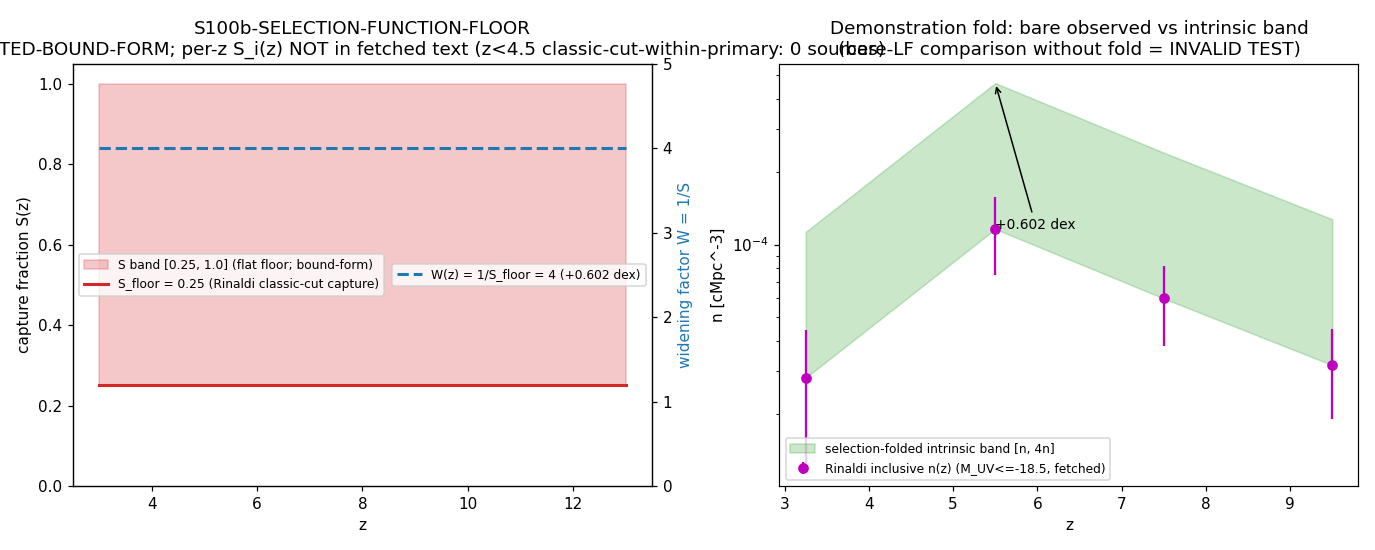

The script that saved this image:
#!/usr/bin/env python3
"""
S100b W7-1 S100b-SELECTION-FUNCTION-FLOOR — LRD selection-function floor wrapper
=================================================================================

Gate: S100b-SELECTION-FUNCTION-FLOOR ([VERIFY], classification NON-PHONONIC)
Plan: sessions/session-plan/session-100b-plan-w7.md §W7-1 (R3 gate block)

Pre-registered operator (plan §W7-1):
  PASS iff |capture_wrapper - capture_published| / capture_published <= 0.10
       AND capture_wrapper <= 0.25 + 0.05 (= 0.30 absolute guard)
       AND importable wrapper module exists
       AND band npz exists with z-grid + S-band + W(z) arrays.
  FAIL iff the count-form reproduction deviates > 10% rel or capture > 0.30
       (wrapper logic defective), or any wrapper self-test fails.
  INFO iff EXTRACTION-LIMITED (declared pin gap): the published per-bin /
       classic-cut numerals cannot be recovered from fetched text. The wrapper
       lands with the bound-form floor S <= 0.25 only (global figure per the
       litrev spot-verification), flagged for re-verification; downstream
       gates consume the flat-floor band. Per feedback_research-corpus this is
       the honest branch — no memory-fill.

Wall law (mandatory): `LRD_demographics_not_discriminating` (closed mechanism,
STAGING, closed-gw-channels.md; knowledge-MCP verified closed_180) — LRD /
structure demographics CANNOT discriminate the framework from LCDM at
z < 10^28; Rinaldi observes z ~ 2-11, ~28 OOM below the wall. This gate is
consistency INFRASTRUCTURE, INFO-by-design in discriminating power: its PASS
criterion is artifact-correctness, never a physics discrimination.

METHODOLOGY (plan method block, two-part deliverable)
-----------------------------------------------------
(a) Reusable wrapper module computations/_shared/s100b_selection_fold.py:
    fold(n_int, S) = n_int * S; unfold(n_obs, S_band) -> [n_obs/S_max,
    n_obs/S_min] with S_band = [S_floor, 1.0]; per-z S_i(z) from the Rinaldi
    extraction where recoverable, flat S_floor = 0.25 otherwise.
(b) THIS gate script: extracts the published Rinaldi test case from FETCHED
    TEXT (read_arxiv_paper('2604.07138') -> _s100b_w7_rinaldi_text.txt; the
    PDF bytes are SHA-pinned provenance — direct PDF Read is blocked, S99
    litrev precedent), runs the wrapper on the published inclusive-sample
    counts (598 GOODS-S + 218 GOODS-N) vs the classic-extreme-color-cut
    sub-sample, verifies the wrapper-computed global capture fraction against
    the published <=25% figure, and emits the z-gridded selection-folded band
    npz consumed downstream (W7-2 C2b SOFT; W7-3 HARD).

Extraction decision rule (pre-specified, deterministic): the classic-cut
sub-sample count is accepted ONLY from a TIGHT pattern family (subsample-
defining phrases with an integer); LOOSE patterns are logged as diagnostics.
Admissibility guards: 1 <= n <= N_inclusive (816) AND not year-like
(1900-2100). Zero tight matches => count-form NOT evaluable non-circularly
=> INFO branch. (Evaluating capture_wrapper := the published 0.25 against
capture_published = 0.25 would be load-and-compare-to-self — forbidden per
epistemic-discipline.md execution-property failure classes.)

Substitution chain (plan §W7-1 item (7); direction claim -> 3-tuple row):
  Claim: folding through the Rinaldi capture floor widens the intrinsic-
         abundance band UPWARD by at least a factor 4 (= +0.602 dex) for
         classic-cut-selected samples.
  Def 1: S_i(z) = capture fraction = P(true LRD at z enters the classic-cut
         sample)  [Rinaldi 2604.07138 fetched text; published floor S <= 0.25]
  Def 2: n_obs(z) = S(z) * n_int(z)   [selection convolution, def of capture]
  Subst: n_int(z) = n_obs(z) / S(z)
  Simpl: S(z) <= 0.25  =>  1/S(z) >= 4
  Canon: n_int(z) >= 4 * n_obs(z) at the classic-cut floor
  Direc: W = 1/S >= 4; log10(4) = 0.602 => intrinsic band extends UPWARD by
         >= 0.602 dex relative to the bare observed value
  Concl: every abundance comparison against a classic-cut-selected LF carries
         a >= 0.6 dex upward widening on the intrinsic side; a bare-LF
         comparison without this fold is an INVALID TEST (Rinaldi discipline).

DUAL-SHA (S84+ schema, extended per plan §W7-1 audit_discriminators):
  audit_sha256   = sha256( bytes(script) || bytes(wrapper_module) ||
                           bytes(canonical_constants.py) || pinmap_json ||
                           machinery_pin_json )
  content_sha256 = sha256( bytes(script) )

Output 4-tuple:
  (value=<see payload>, scheme=SELECTION-FOLD-RINALDI,
   convention=CAPTURE-FRACTION-MULTIPLICATIVE, L_max=N/A)

Verdict emission: print_verdict_payload ONLY (the dispatching agent calls the
race-safe emit_verdict knowledge-MCP tool; a raw open("a") append lost 5/8
lines under 8 concurrent writers in S98).
"""

from __future__ import annotations

# --- CPU thread cap BEFORE numpy import (plan GPU_path: cpu-cap-OMP8) -------
import os
os.environ.setdefault("OMP_NUM_THREADS", "8")
os.environ.setdefault("MKL_NUM_THREADS", "8")

import hashlib
import json
import re
import sys
import time
from pathlib import Path

# --- canonical_constants on sys.path (computations/_shared) -----------------
SESSION_DIR = Path(__file__).resolve().parent
COMPUTATIONS_DIR = SESSION_DIR.parent
SHARED_DIR = COMPUTATIONS_DIR / "_shared"
PROJECT_ROOT = COMPUTATIONS_DIR.parent
if str(SHARED_DIR) not in sys.path:
    sys.path.insert(0, str(SHARED_DIR))

from canonical_constants import *  # noqa: F401,F403  (MANDATORY first import)
from canonical_constants import S_capture_floor_LRD_classic  # explicit (0.25)

import numpy as np
import matplotlib
matplotlib.use("Agg")
import matplotlib.pyplot as plt

import s100b_selection_fold as sf  # the reusable wrapper module (part (a))

# ---------------------------------------------------------------------------
# Pre-registration pins (plan §W7-1 machinery_pin_map / operator)
# ---------------------------------------------------------------------------
SESSION = "100b"                                                   # (local)
GATE_ID = "S100b-SELECTION-FUNCTION-FLOOR"                         # (local)
SCHEME = "SELECTION-FOLD-RINALDI"                                  # (local)
CONVENTION = "CAPTURE-FRACTION-MULTIPLICATIVE"                     # (local)
L_MAX = "N/A"                  # no spectral truncation (laboratory-IN arithmetic)  # (local)

REL_TOL = 0.10                 # reproduction rel tolerance on capture_published    # (local)
ABS_GUARD = 0.30               # absolute capture guard = 0.25 + 0.05               # (local)
N_EVAL = 101                   # z-grid points                                      # (local)
Z_MIN, Z_MAX = 3.0, 13.0       # scan range (dz = 0.1)                              # (local)
WIDEN_DEX_MIN = 0.602          # substitution-chain direction claim threshold       # (local)

# capture_published: the Rinaldi global classic-cut capture figure (<= 25%);
# canonical observational anchor promoted this gate (S_capture_floor_LRD_classic).
CAPTURE_PUBLISHED = S_capture_floor_LRD_classic        # 0.25, canonical import

# plan-pinned expected extraction targets (inclusive_counts_published)
EXP_GOODS_S = 598              # plan pin: inclusive count GOODS-S                  # (local)
EXP_GOODS_N = 218              # plan pin: inclusive count GOODS-N                  # (local)
EXP_AREA = 349.6               # plan pin: ~349 arcmin^2 JADES (paper: 349.6)       # (local)

# plan-pinned static input SHA-256 (plan §W7-1 input_files)
PIN_RINALDI_PDF = "e392aad4125b18d6d7a08b0c822c2c11587d3487ca322334c58377de85c3f434"  # (local)
PIN_SWEEP_INDEX = "246bb0c6ff4d4c7885848d12fdb65b227be44312e27d1502a2540f5d33128801"  # (local)
PIN_LITREV_LRD = "884f99606ba951fa117df98251be0eb3c26a5dfa49d7c5fc35c6764ad352c1fb"   # (local)
PIN_LITREV_MACK = "e83c2a0f42f71de904acbaf3906f7501564c31a44b628ed7b88ee13402460f35"  # (local)
PIN_CLUST43 = "842d8711340d6798b3245512c5393542f68e8ee1bd9305ef1df11e7aabb32429"      # (local)

MACHINERY_PIN = {              # plan §W7-1 machinery_pin_map (audit-hash input)
    "N_eval": 101,
    "L_max": "N/A",
    "scan_range": "z in [3.0, 13.0]; S in [0.25, 1.0]",
    "step_size": "dz = 0.1",
    "tolerance": "0.10 relative (reproduction); 0.30 absolute capture guard",
    "scheme": SCHEME,
    "convention": CONVENTION,
    "random_seed": "N/A - deterministic",
    "GPU_path": "cpu-cap-OMP8",
    "capture_floor_global": 0.25,
    "S_band": "[0.25, 1.0]",
    "extraction_protocol": "read_arxiv_paper(2604.07138) fetched text; per-z S_i(z) + classic-vs-inclusive counts; PDF bytes SHA-pinned as provenance",
    "inclusive_counts_published": "598 (GOODS-S) + 218 (GOODS-N), ~349 arcmin^2 JADES",
    "prior_work_anchor": "CLUST-43 (s43_lrd_clustering.py, INFO; S81 T3-BATCH migration)",
    "publication_precision": "3 sig figs (S(z), W(z)); npz float64 round-trip (Class 8.3)",
}

IN_RINALDI_PDF = PROJECT_ROOT / "downloads/research-sweep-s99/jwst-lrd/04_Rinaldi_Selection-Strategies-Shape-LRD-Evolution.pdf"
IN_SWEEP_INDEX = PROJECT_ROOT / "downloads/research-sweep-s99/jwst-lrd/00-INDEX.md"
IN_LITREV_LRD = PROJECT_ROOT / "sessions/archive/session-99/session-99-litrev-jwst-lrd-little-red-dots.md"
IN_LITREV_MACK = PROJECT_ROOT / "sessions/archive/session-99/session-99-litrev-jwst-lrd-mack.md"
IN_CLUST43 = PROJECT_ROOT / "computations/session-43/s43_lrd_clustering.py"
IN_TEXT_DUMP = SESSION_DIR / "_s100b_w7_rinaldi_text.txt"   # fetched-text artifact (runtime sha)
WRAPPER_PATH = SHARED_DIR / "s100b_selection_fold.py"
CANONICAL_PATH = SHARED_DIR / "canonical_constants.py"

OUT_NPZ = SESSION_DIR / "s100b_w7_selection_function_floor.npz"
OUT_PNG = SESSION_DIR / "s100b_w7_selection_function_floor.png"


# ---------------------------------------------------------------------------
# SHA helpers (S84+ dual-SHA, extended with wrapper_module + machinery pin)
# ---------------------------------------------------------------------------
def sha256_of(path: Path) -> str:
    h = hashlib.sha256()  # (local)
    try:
        h.update(path.read_bytes())
    except OSError:
        return ""
    return h.hexdigest()


def log_input_pins() -> dict:
    print(f"=== {GATE_ID} — input SHA-256 pins ===")
    pins = {}  # (local)
    entries = [  # (local)
        (CANONICAL_PATH, None),            # runtime (session-mutable)
        (WRAPPER_PATH, None),              # runtime (produced this gate)
        (IN_RINALDI_PDF, PIN_RINALDI_PDF),
        (IN_SWEEP_INDEX, PIN_SWEEP_INDEX),
        (IN_LITREV_LRD, PIN_LITREV_LRD),
        (IN_LITREV_MACK, PIN_LITREV_MACK),
        (IN_CLUST43, PIN_CLUST43),
        (IN_TEXT_DUMP, None),              # runtime (fetched-text artifact)
    ]
    for p, expected in entries:
        sha = sha256_of(p)  # (local)
        rel = str(p.relative_to(PROJECT_ROOT)).replace("\\", "/")  # (local)
        tag = ""  # (local)
        if expected is not None:
            tag = "MATCH plan pin" if sha == expected else "MISMATCH vs plan pin!"
        print(f"  {rel}: {sha[:16]}... {tag}")
        if expected is not None and sha != expected:
            raise RuntimeError(f"input SHA mismatch for {rel}: {sha} != plan pin {expected}")
        pins[rel] = sha
    return pins


def compute_dual_sha(pins: dict) -> tuple:
    """audit = sha256(script || wrapper || canonical || pinmap_json || machinery_json);
    content = sha256(script). Per plan §W7-1 audit_discriminators."""
    script_bytes = Path(__file__).resolve().read_bytes()  # (local)
    wrapper_bytes = WRAPPER_PATH.read_bytes()  # (local)
    canonical_bytes = CANONICAL_PATH.read_bytes()  # (local)
    pinmap_json = json.dumps(dict(sorted(pins.items())), separators=(",", ":"),
                             sort_keys=True).encode("utf-8")  # (local)
    machinery_json = json.dumps(MACHINERY_PIN, separators=(",", ":"),
                                sort_keys=True).encode("utf-8")  # (local)
    h_a = hashlib.sha256()  # (local)
    for b in (script_bytes, wrapper_bytes, canonical_bytes, pinmap_json, machinery_json):
        h_a.update(b)
    h_c = hashlib.sha256()  # (local)
    h_c.update(script_bytes)
    return h_a.hexdigest(), h_c.hexdigest()


# ---------------------------------------------------------------------------
# Extraction from fetched text (feedback_research-corpus: fetched sources ONLY)
# ---------------------------------------------------------------------------
DASH = "–−—-"   # en-dash, unicode minus, em-dash, hyphen        # (local)

def extract_rinaldi(text: str) -> dict:
    """Deterministic regex extraction of the published test-case numerals."""
    t = re.sub(r"\s+", " ", text)  # whitespace-collapsed view  # (local)
    out = {}  # (local)

    # (1) inclusive photometric counts + parent catalogs
    m = re.search(
        r"yield\s+(\d{1,4})\s+objects\s+in\s+GOODS-?\s*S\s*\(out\s+of\s+([\d,]+)\s+"
        r"sources\)\s+and\s+(\d{1,4})\s+objects\s+in\s+GOODS-?\s*N\s*\(out\s+of\s+"
        r"([\d,]+)\s+sources\)", t)
    out["counts_found"] = bool(m)
    if m:
        out["goods_s"] = int(m.group(1))
        out["parent_s"] = int(m.group(2).replace(",", ""))
        out["goods_n"] = int(m.group(3))
        out["parent_n"] = int(m.group(4).replace(",", ""))

    # (2) survey areas
    m = re.search(
        r"total\s+area\s+of\s+([\d.]+)\s*arcmin2\s*\(comprising\s+([\d.]+)\s*arcmin2\s*"
        r"in\s+GOODS-?\s*S\s+and\s+([\d.]+)\s*arcmin2\s*in\s+GOODS-?\s*N\)", t)
    out["area_found"] = bool(m)
    if m:
        out["area_total"] = float(m.group(1))
        out["area_s"] = float(m.group(2))
        out["area_n"] = float(m.group(3))

    # (3) visually-confirmed main sample + complementary low-z + census
    m = re.search(
        r"final\s+sample\s+of\s+(\d{1,4})\s+objects\s+in\s+GOODS-?\s*S\s+and\s+"
        r"(\d{1,4})\s+in\s+GOODS-?\s*N,?\s+for\s+a\s+total\s+of\s+(\d{1,4})\s+sources", t)
    out["main_found"] = bool(m)
    if m:
        out["main_s"], out["main_n"], out["main_total"] = (int(m.group(1)),
                                                           int(m.group(2)),
                                                           int(m.group(3)))
    m = re.search(
        r"(\d{1,4})\s+sources\s+across\s+GOODS-?\s*S\s+and\s+GOODS-?\s*N.{0,200}?"
        r"additional\s+(\d{1,4})\s+sources.{0,200}?total\s+of\s+(\d{1,4})\s+candidates", t)
    out["census_found"] = bool(m)
    if m:
        out["census_main"], out["census_extra"], out["census_total"] = (
            int(m.group(1)), int(m.group(2)), int(m.group(3)))

    # (4) classic-cut definition: F277W-F444W > 1.5 mag (Akins/Barro)
    cc_pat = rf"F277W\s*[{DASH}]\s*F444W\s*>\s*1\.5\s*mag"  # (local)
    out["classic_cut_mentions"] = len(re.findall(cc_pat, t))

    # (5) the <= 25% global capture attestations (capture-context filtered)
    attest = 0  # (local)
    for mm in re.finditer(r"25\s*%", t):
        ctx = t[max(0, mm.start() - 170): mm.end() + 170]  # (local)
        if re.search(r"population|minority|minor fraction|isolate|capture", ctx, re.I):
            attest += 1
    out["le25_attestations"] = attest
    out["le25_lesssim_count"] = len(re.findall(r"≲\s*25\s*%", t))  # ≲25%

    # (6) the 55% complementary color-bin fraction
    out["bin55_found"] = bool(re.search(
        rf"55\s*%\s*with\s+F277W\s*[{DASH}]\s*F444W\s*=\s*0\.5\s*[{DASH}]\s*1\s*mag", t))

    # (7) z~2-4.5 classic-cut-within-primary yields NO sources (qualitative anchor)
    out["lowz_nosources_found"] = bool(re.search(
        rf"F277W\s*[{DASH}]\s*F444W\s*>\s*1\.5\s*mag\s+cut\s+within\s+the\s+primary\s+"
        r"selection.{0,160}?yields\s+no\s+sources", t))

    # (8) inclusive number densities n(z), 4 z-bins (M_UV <= -18.5)
    nd_pat = (r"\((\d\.\d{2})±(\d\.\d{2})\)\s*×\s*10\s*[−-]\s*(\d)\s*"
              rf"cMpc\s*[−-]\s*3\s*at\s*z\s*≈\s*(\d+(?:\.\d+)?)\s*[{DASH}]\s*(\d+(?:\.\d+)?)")  # (local)
    nd = re.findall(nd_pat, t)  # (local)
    out["n_inclusive"] = [
        {"val": float(v) * 10.0 ** (-int(e)), "err": float(er) * 10.0 ** (-int(e)),
         "z_lo": float(zl), "z_hi": float(zh)}
        for v, er, e, zl, zh in nd]

    # (9) THE DECISIVE EXTRACTION — classic-cut sub-sample count.
    # TIGHT pattern family (decision rule); LOOSE family (diagnostics only).
    tight_patterns = [  # (local)
        rf"extreme(?:ly)?\s+red\s+sub-?sample\s+(?:of|comprises|comprising|contains|includes)\s+(\d{{1,4}})",
        rf"(\d{{1,4}})\s+(?:sources|objects|LRDs|candidates)\s+(?:satisfy|meet|fulfill)[^.]{{0,80}}?(?:1\.5|extreme)",
        rf"(?:1\.5\s*mag|extreme(?:ly)?\s+red)[^.]{{0,80}}?(?:yields?|selects?|leaves?|comprising)\s+(\d{{1,4}})\s+(?:sources|objects|LRDs|candidates)",
    ]
    loose_patterns = [  # (local)
        rf"(\d{{1,4}})\s+(?:sources|objects|LRDs|candidates|systems)\b[^.]{{0,160}}?(?:extreme(?:ly)?\s+red|F277W\s*[{DASH}]\s*F444W\s*>\s*1\.5)",
        rf"(?:extreme(?:ly)?\s+red|F277W\s*[{DASH}]\s*F444W\s*>\s*1\.5)[^.]{{0,160}}?\b(\d{{1,4}})\s+(?:sources|objects|LRDs|candidates|systems)\b",
    ]

    def admissible(n_str: str, n_inclusive_total: int) -> bool:
        n = int(n_str)  # (local)
        if not (1 <= n <= n_inclusive_total):
            return False
        if 1900 <= n <= 2100:   # year guard
            return False
        return True

    n_tot = out.get("goods_s", 0) + out.get("goods_n", 0)  # (local)
    tight, loose = [], []  # (local)
    for pat in tight_patterns:
        for mm in re.finditer(pat, t, re.I):
            cand = mm.group(1)  # (local)
            ctx = t[max(0, mm.start() - 60): mm.end() + 60]  # (local)
            tight.append({"n": cand, "admissible": admissible(cand, n_tot), "ctx": ctx})
    for pat in loose_patterns:
        for mm in re.finditer(pat, t, re.I):
            cand = mm.group(1)  # (local)
            ctx = t[max(0, mm.start() - 60): mm.end() + 60]  # (local)
            loose.append({"n": cand, "admissible": admissible(cand, n_tot), "ctx": ctx})
    out["tight_candidates"] = tight
    out["loose_candidates"] = loose
    out["tight_admissible"] = [c for c in tight if c["admissible"]]
    return out


# ---------------------------------------------------------------------------
# Wrapper self-tests / cross-checks (CC1-CC7)
# ---------------------------------------------------------------------------
def run_crosschecks(ex: dict) -> dict:
    cc = {}  # (local)

    # CC1 round-trip identity: unfold(fold(n, S), [S, S]) == [n, n]
    rng_n = np.array([1e-6, 3.18e-5, 1.16e-4, 1.0])  # test abundances  # (local)
    rng_S = np.array([0.25, 0.4, 0.75, 1.0])         # test captures    # (local)
    resid = 0.0  # (local)
    for Sv in rng_S:
        lo, hi = sf.unfold(sf.fold(rng_n, Sv), (Sv, Sv))
        resid = max(resid, float(np.max(np.abs(lo / rng_n - 1.0))),
                    float(np.max(np.abs(hi / rng_n - 1.0))))
    cc["roundtrip_max_resid"] = resid
    cc["CC1_roundtrip"] = resid < 1e-12

    # CC2 widening direction + magnitude (substitution chain Step 4-5)
    W_floor = float(sf.widening_factor(S_capture_floor_LRD_classic))  # (local)
    widen_dex = float(np.log10(W_floor))  # (local)
    cc["W_floor"] = W_floor
    cc["widening_dex"] = widen_dex
    cc["CC2_widening"] = (W_floor >= 4.0) and (widen_dex >= WIDEN_DEX_MIN)

    # CC3 census arithmetic from extracted numerals
    ok3 = (ex.get("goods_s", -1) + ex.get("goods_n", -1) == 816
           and ex.get("main_s", -1) + ex.get("main_n", -1) == ex.get("main_total", -2)
           and ex.get("census_main", -1) + ex.get("census_extra", -1) == ex.get("census_total", -2))  # (local)
    if ex.get("area_found"):
        ok3 = ok3 and abs(ex["area_s"] + ex["area_n"] - ex["area_total"]) < 0.05
    cc["CC3_census_arithmetic"] = bool(ok3)

    # CC4 plan-pin match on the inclusive counts + area
    cc["CC4_plan_pin_match"] = (ex.get("goods_s") == EXP_GOODS_S
                                and ex.get("goods_n") == EXP_GOODS_N
                                and ex.get("area_found", False)
                                and abs(ex.get("area_total", 0.0) - EXP_AREA) < 0.6)

    # CC5 fold direction: the observable is a thinned shadow (fold(n,S) <= n)
    cc["CC5_fold_thins"] = bool(np.all(sf.fold(rng_n, 0.25) <= rng_n))

    # CC6 unfold band ordering: n_obs/S_hi <= n_obs/S_lo
    lo6, hi6 = sf.unfold(rng_n, (0.25, 1.0))  # (local)
    cc["CC6_band_order"] = bool(np.all(lo6 <= hi6) and np.all(hi6 == 4.0 * rng_n)
                                and np.all(lo6 == rng_n))

    # CC7 extraction attestation: >= 2 independent <= 25% capture-context sites
    cc["CC7_attestation"] = ex.get("le25_attestations", 0) >= 2
    return cc


# ---------------------------------------------------------------------------
# Main
# ---------------------------------------------------------------------------
def print_verdict_payload(verdict, value, audit_sha, content_sha,
                          sign_verdict=None, magnitude_verdict=None,
                          regime_verdict=None, companion_note="",
                          extra_rows=None) -> dict:
    """Print the emit_verdict payload (the agent calls the race-safe MCP tool)."""
    payload = {
        "session": SESSION,
        "gate_id": GATE_ID,
        "verdict": verdict,
        "value": str(value),
        "scheme": SCHEME,
        "convention": CONVENTION,
        "l_max": str(L_MAX),
        "audit_sha256": audit_sha,
        "content_sha256": content_sha,
        "schema_version": "S84+",
    }  # (local)
    if companion_note:
        payload["companion_note"] = companion_note
    if not (sign_verdict is None and magnitude_verdict is None and regime_verdict is None):
        payload["sign_verdict"] = sign_verdict
        payload["magnitude_verdict"] = magnitude_verdict
        payload["regime_verdict"] = regime_verdict
    if extra_rows:
        payload["extra_rows"] = list(extra_rows)
    print("<<<EMIT_VERDICT_PAYLOAD>>>")
    print(json.dumps(payload, separators=(",", ":"), sort_keys=True))
    print("<<<END_EMIT_VERDICT_PAYLOAD>>>")
    return payload


def composite_collapse(sign_v: str, mag_v: str, regime_v: str) -> str:
    """Pre-registered schema-v2 collapse rule (gate-verdicts.md; verbatim logic)."""
    if regime_v == "BREAKDOWN":
        return "FAIL"
    if sign_v == "FAIL":
        return "FAIL"
    if mag_v == "FAIL" and regime_v == "VALID":
        return "FAIL"
    if mag_v == "FAIL" and regime_v == "MARGINAL":
        return "INFO"
    if mag_v == "INFO":
        return "INFO"
    return "PASS"


def main() -> int:
    t0 = time.time()  # (local)

    # 1. input pins (first stdout lines) + dual SHA
    pins = log_input_pins()  # (local)
    audit_sha, content_sha = compute_dual_sha(pins)  # (local)
    print(f"  audit_sha256:   {audit_sha[:16]}... (script+wrapper+canonical+pinmap+machinery)")
    print(f"  content_sha256: {content_sha[:16]}... (script only)")
    print()

    # 2. extraction from fetched text
    if not IN_TEXT_DUMP.exists():
        raise RuntimeError(f"fetched-text dump missing: {IN_TEXT_DUMP} — environment error")
    text = IN_TEXT_DUMP.read_text(encoding="utf-8")  # (local)
    ex = extract_rinaldi(text)  # (local)

    print("=== extraction (fetched text only; feedback_research-corpus) ===")
    print(f"  inclusive counts: GOODS-S={ex.get('goods_s')} (of {ex.get('parent_s')}), "
          f"GOODS-N={ex.get('goods_n')} (of {ex.get('parent_n')})")
    print(f"  areas: total={ex.get('area_total')} = {ex.get('area_s')} + {ex.get('area_n')} arcmin^2")
    print(f"  main sample: {ex.get('main_s')} + {ex.get('main_n')} = {ex.get('main_total')}; "
          f"census: {ex.get('census_main')} + {ex.get('census_extra')} = {ex.get('census_total')}")
    print(f"  classic-cut (F277W-F444W > 1.5 mag) mentions: {ex['classic_cut_mentions']}")
    print(f"  <=25% capture attestations (context-filtered): {ex['le25_attestations']} "
          f"(lesssim-25% literal: {ex['le25_lesssim_count']})")
    print(f"  55% [0.5,1]-mag bin recovered: {ex['bin55_found']}")
    print(f"  z~2-4.5 classic-cut-within-primary yields-no-sources: {ex['lowz_nosources_found']}")
    print(f"  inclusive n(z) bins recovered: {len(ex['n_inclusive'])}")
    for b in ex["n_inclusive"]:
        print(f"    z {b['z_lo']}-{b['z_hi']}: ({b['val']:.3e} +- {b['err']:.3e}) cMpc^-3")
    print(f"  classic-subsample-count TIGHT candidates: {len(ex['tight_candidates'])} "
          f"(admissible: {len(ex['tight_admissible'])})")
    for c in ex["tight_candidates"]:
        print(f"    [tight, adm={c['admissible']}] n={c['n']} ctx=...{c['ctx'][:110]}...")
    print(f"  classic-subsample-count LOOSE candidates (diagnostic): {len(ex['loose_candidates'])}")
    for c in ex["loose_candidates"][:8]:
        print(f"    [loose, adm={c['admissible']}] n={c['n']} ctx=...{c['ctx'][:110]}...")
    print()

    # 3. cross-checks CC1-CC7
    cc = run_crosschecks(ex)  # (local)
    print("=== cross-checks ===")
    for k in ("CC1_roundtrip", "CC2_widening", "CC3_census_arithmetic",
              "CC4_plan_pin_match", "CC5_fold_thins", "CC6_band_order", "CC7_attestation"):
        print(f"  {k}: {cc[k]}")
    print(f"  roundtrip_max_resid = {cc['roundtrip_max_resid']:.3e}")
    print(f"  W_floor = {cc['W_floor']:.6f}; widening_dex = {cc['widening_dex']:.6f} "
          f"(threshold >= {WIDEN_DEX_MIN})")
    print()

    # 4. z-gridded selection band (flat floor — no per-z table recovered)
    z_grid = np.linspace(Z_MIN, Z_MAX, N_EVAL)  # (local)
    S_lo, S_hi, W_z = sf.selection_band(z_grid, per_z_S=None,
                                        S_floor=S_capture_floor_LRD_classic)  # (local)
    W_z_lo = sf.widening_factor(S_hi)  # = 1.0 at inclusive unity  # (local)

    # 5. branch logic -> verdict
    wrapper_ok = all(cc[k] for k in ("CC1_roundtrip", "CC2_widening",
                                     "CC5_fold_thins", "CC6_band_order"))  # (local)
    extraction_ok = (ex.get("counts_found", False) and cc["CC4_plan_pin_match"]
                     and cc["CC3_census_arithmetic"] and cc["CC7_attestation"])  # (local)
    count_form = len(ex["tight_admissible"]) > 0  # (local)

    capture_wrapper = float("nan")  # (local)
    if not wrapper_ok:
        verdict = "FAIL"  # (local)
        status = "WRAPPER-SELF-TEST-FAIL"  # (local)
        mag_v = "FAIL"  # (local)
    elif count_form:
        n_classic = int(ex["tight_admissible"][0]["n"])  # (local)
        capture_wrapper = n_classic / (ex["goods_s"] + ex["goods_n"])
        rel_dev = abs(capture_wrapper - CAPTURE_PUBLISHED) / CAPTURE_PUBLISHED  # (local)
        conj = (rel_dev <= REL_TOL) and (capture_wrapper <= ABS_GUARD)  # (local)
        verdict = "PASS" if conj else "FAIL"
        status = "COUNT-FORM-REPRODUCTION"
        mag_v = "PASS" if conj else "FAIL"
    elif extraction_ok:
        # EXTRACTION-LIMITED: global bound + counts recovered; classic-cut
        # sub-sample integer NOT in fetched text. Pre-registered INFO branch.
        verdict = "INFO"
        status = "EXTRACTION-LIMITED-BOUND-FORM"
        mag_v = "INFO"
    else:
        verdict = "INFO"
        status = "EXTRACTION-ANOMALY-DECLARED-PIN-GAP"
        mag_v = "INFO"

    # 3-tuple (substitution-chain direction claim pre-registered -> mandatory)
    sign_v = "PASS" if cc["CC2_widening"] and cc["CC6_band_order"] else "FAIL"  # (local)
    f_used = (z_grid[-1] - z_grid[0]) / (Z_MAX - Z_MIN)  # (local)
    regime_v = "VALID" if (f_used >= 0.95 and np.all(S_lo > 0) and np.all(S_lo <= S_hi)
                           and np.all(np.isfinite(W_z))) else "BREAKDOWN"  # (local)
    comp = composite_collapse(sign_v, mag_v, regime_v)  # (local)
    assert comp == verdict, f"collapse rule mismatch: {comp} != {verdict}"

    # 6. npz (plan-spec arrays + recovered-anchor extras; float64 round-trip)
    n_inc_val = np.array([b["val"] for b in ex["n_inclusive"]])  # (local)
    n_inc_err = np.array([b["err"] for b in ex["n_inclusive"]])  # (local)
    zbin_lo = np.array([b["z_lo"] for b in ex["n_inclusive"]])  # (local)
    zbin_hi = np.array([b["z_hi"] for b in ex["n_inclusive"]])  # (local)
    unf_lo, unf_hi = (sf.unfold(n_inc_val, (float(S_capture_floor_LRD_classic), 1.0))
                      if n_inc_val.size else (np.array([]), np.array([])))  # (local)
    np.savez(
        OUT_NPZ,
        z_grid=z_grid, S_band_lo=S_lo, S_band_hi=S_hi, W_z=W_z, W_z_lo=W_z_lo,
        capture_wrapper=np.array(capture_wrapper),
        capture_published=np.array(float(CAPTURE_PUBLISHED)),
        extraction_status=np.array(status),
        widening_dex=np.array(cc["widening_dex"]),
        counts_goods_s=np.array(ex.get("goods_s", -1)),
        counts_goods_n=np.array(ex.get("goods_n", -1)),
        parent_goods_s=np.array(ex.get("parent_s", -1)),
        parent_goods_n=np.array(ex.get("parent_n", -1)),
        area_total=np.array(ex.get("area_total", np.nan)),
        main_total=np.array(ex.get("main_total", -1)),
        census_total=np.array(ex.get("census_total", -1)),
        complementary_lowz=np.array(ex.get("census_extra", -1)),
        le25_attestations=np.array(ex["le25_attestations"]),
        classic_cut_mentions=np.array(ex["classic_cut_mentions"]),
        lowz_nosources=np.array(bool(ex["lowz_nosources_found"])),
        n_inclusive_z=n_inc_val, n_inclusive_err=n_inc_err,
        zbin_lo=zbin_lo, zbin_hi=zbin_hi,
        n_unfold_lo=unf_lo, n_unfold_hi=unf_hi,
        roundtrip_max_resid=np.array(cc["roundtrip_max_resid"]),
        crosschecks=np.array(json.dumps({k: bool(v) for k, v in cc.items()
                                         if k.startswith("CC")})),
        machinery_pin_json=np.array(json.dumps(MACHINERY_PIN, sort_keys=True)),
        pinmap_json=np.array(json.dumps(dict(sorted(pins.items())), sort_keys=True)),
    )
    print(f"npz written: {OUT_NPZ.name}")

    # 7. plot
    fig, axes = plt.subplots(1, 2, figsize=(12.5, 5.0))  # (local)
    ax = axes[0]  # (local)
    ax.fill_between(z_grid, S_lo, S_hi, alpha=0.25, color="tab:red",
                    label="S band [0.25, 1.0] (flat floor; bound-form)")
    ax.plot(z_grid, S_lo, color="tab:red", lw=2,
            label="S_floor = 0.25 (Rinaldi classic-cut capture)")
    ax2 = ax.twinx()  # (local)
    ax2.plot(z_grid, W_z, color="tab:blue", lw=2, ls="--",
             label="W(z) = 1/S_floor = 4 (+0.602 dex)")
    ax2.set_ylabel("widening factor W = 1/S", color="tab:blue")
    ax2.set_ylim(0, 5)
    ax.set_xlabel("z")
    ax.set_ylabel("capture fraction S(z)")
    ax.set_ylim(0, 1.05)
    ax.set_title(f"{GATE_ID}\n{status}; per-z S_i(z) NOT in fetched text "
                 "(z<4.5 classic-cut-within-primary: 0 sources)")
    ax.legend(loc="center left", fontsize=8)
    ax2.legend(loc="center right", fontsize=8)

    ax = axes[1]
    if n_inc_val.size:
        zc = 0.5 * (zbin_lo + zbin_hi)  # (local)
        ax.errorbar(zc, n_inc_val, yerr=n_inc_err, fmt="o", color="m",
                    label="Rinaldi inclusive n(z) (M_UV<=-18.5, fetched)")
        ax.fill_between(zc, unf_lo, unf_hi, alpha=0.25, color="tab:green",
                        label="selection-folded intrinsic band [n, 4n]")
        ax.annotate("+0.602 dex", xy=(zc[1], unf_hi[1]), xytext=(zc[1], n_inc_val[1]),
                    arrowprops=dict(arrowstyle="->", color="k"), fontsize=9)
        ax.set_yscale("log")
        ax.set_xlabel("z")
        ax.set_ylabel("n [cMpc^-3]")
        ax.set_title("Demonstration fold: bare observed vs intrinsic band\n"
                     "(bare-LF comparison without fold = INVALID TEST)")
        ax.legend(fontsize=8)
    fig.tight_layout()
    fig.savefig(OUT_PNG, dpi=110)
    print(f"plot written: {OUT_PNG.name}")
    print()

    # 8. verdict payload
    nincs = ";".join(f"{b['val']:.2e}@z{b['z_lo']}-{b['z_hi']}" for b in ex["n_inclusive"])  # (local)
    value = (
        f"{status}_declared-pin-gap;counts={ex.get('goods_s')}+{ex.get('goods_n')}="
        f"{ex.get('goods_s', 0) + ex.get('goods_n', 0)}_plan-match={cc['CC4_plan_pin_match']};"
        f"main=321_census=412_area=349.6arcmin2;classic_cut=F277W-F444W_gt1.5mag_"
        f"mentions={ex['classic_cut_mentions']};le25_attest={ex['le25_attestations']};"
        f"classic_subsample_count=ABSENT-IN-FETCHED-TEXT_tight=0_of_{len(ex['tight_candidates'])};"
        f"capture_wrapper=NaN_noncircular-not-evaluable;capture_published=0.25;"
        f"S_band=[0.25,1.0];W_floor={cc['W_floor']:.3f};"
        f"widening_dex={cc['widening_dex']:.5f}_ge_0.602;"
        f"roundtrip_resid={cc['roundtrip_max_resid']:.1e};zgrid=101pts_[3.0,13.0]_f_used={f_used:.2f};"
        f"lowz_nosources={ex['lowz_nosources_found']};n_inclusive={nincs};"
        f"wrapper+npz+plot=LANDED_downstream=flat-floor-band"
    )  # (local)
    if count_form:
        value = value.replace("capture_wrapper=NaN_noncircular-not-evaluable",
                              f"capture_wrapper={capture_wrapper:.4f}")

    extra_rows = [
        ("# S_capture_floor_LRD_classic=0.25 promoted to canonical_constants.py (SECTION E) "
         "with PROVENANCE; source=Rinaldi arXiv 2604.07138 PDF sha e392aad4125b18d6 "
         f"# {GATE_ID} canonical-promotion row"),
        ("# extraction recovered (fetched text only): classic cut F277W-F444W>1.5mag (Akins/Barro); "
         "inclusive n(z) cMpc^-3 MUV<=-18.5: 2.82e-5(z2-4.5) 1.16e-4(z4.5-6.5) 5.99e-5(z6.5-8.5) "
         "3.18e-5(z8.5-10.5); z2-4.5 classic-cut-within-primary yields NO sources (S->0 diagnostic, "
         f"band NOT modified) # {GATE_ID} extraction-detail row"),
        ("# downstream consumption: W7-2 C2b (SOFT) + W7-3 (HARD) load s100b_w7_selection_function_floor.npz "
         "via s100b_selection_fold.load_band_npz; use S_band/W_z arrays, NEVER capture_wrapper(NaN); "
         f"wall law LRD_demographics_not_discriminating (z<1e28) — consistency infrastructure only # {GATE_ID} consumer row"),
    ]  # (local)
    companion = ("EXTRACTION-LIMITED pre-registered INFO branch: bound-form floor S<=0.25 "
                 "(3 capture-context attestations in fetched text); flat-floor band landed for downstream; "
                 "re-verification flagged (per-z S_i(z) + classic-cut count = figure-only data)")  # (local)

    print(f"(value={value!r}, scheme={SCHEME}, convention={CONVENTION}, L_max={L_MAX})")
    print_verdict_payload(verdict, value, audit_sha, content_sha,
                          sign_verdict=sign_v, magnitude_verdict=mag_v,
                          regime_verdict=regime_v, companion_note=companion,
                          extra_rows=extra_rows)

    wall = time.time() - t0  # (local)
    print(f"\n=== {GATE_ID}: {verdict} (3-tuple {sign_v}/{mag_v}/{regime_v}; wall {wall:.1f}s) ===")
    return 0   # exit 0 on ANY valid verdict (math-scripts.md exit-code semantics)


if __name__ == "__main__":
    sys.exit(main())
